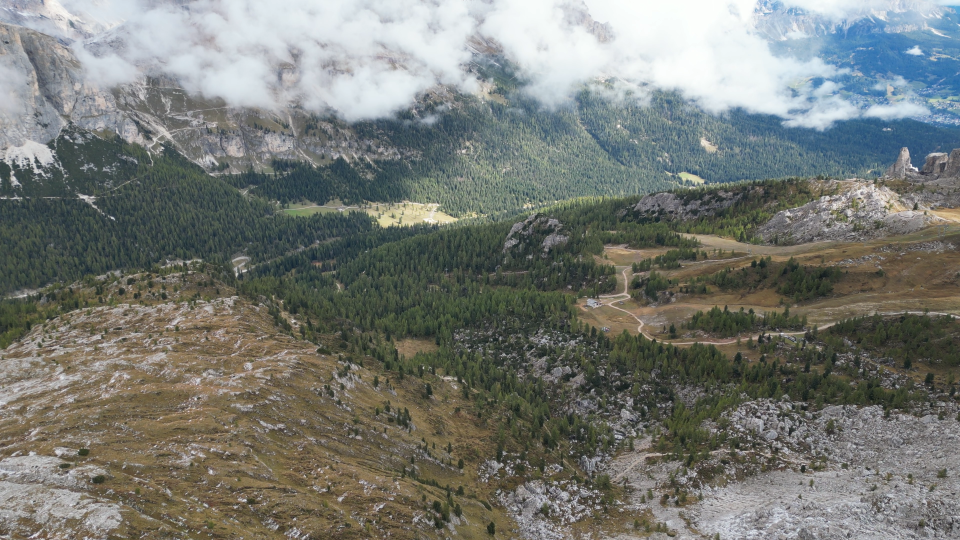
#> input picture input/test1.png, 1920 x 1080 px (shown at 1/2 size)
$ jupyter execute --allow-errors motion_model.ipynb
#> lines starting #> are read from the running program, lines starting #| are printed output that depends on the picture; after the words box and inside, x2 and y2 are one past the last pixel; in counts of white or black regions, pixels touching at a corner belong together; pictures that were not available may be replaced by others from this repository, and a replacement may not be noted
[cell 1]
import numpy as np
import matplotlib.pyplot as plt
import cv2

[cell 2]
im1_path, im2_path = "input/test1.png", "input/test2.png"

im1 = cv2.cvtColor(cv2.imread(im1_path), cv2.COLOR_BGR2RGB)
im2 = cv2.cvtColor(cv2.imread(im2_path), cv2.COLOR_BGR2RGB)
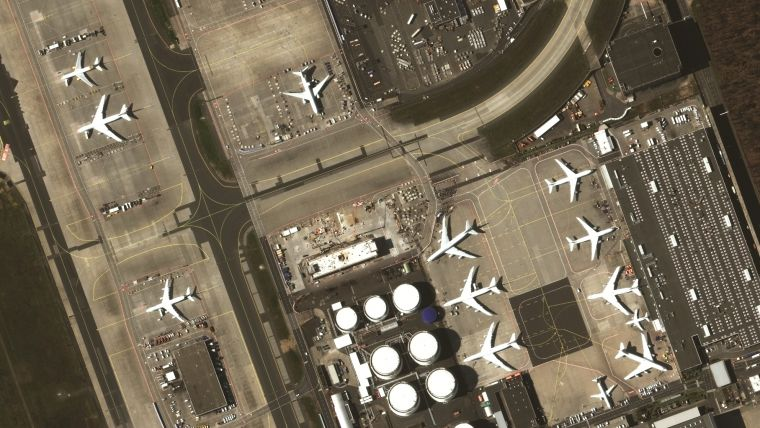
#> input picture input/im1.jpeg, 760 x 428 px, given in place of test2.png, which was not available


gray1 = cv2.cvtColor(im1, cv2.COLOR_RGB2GRAY)
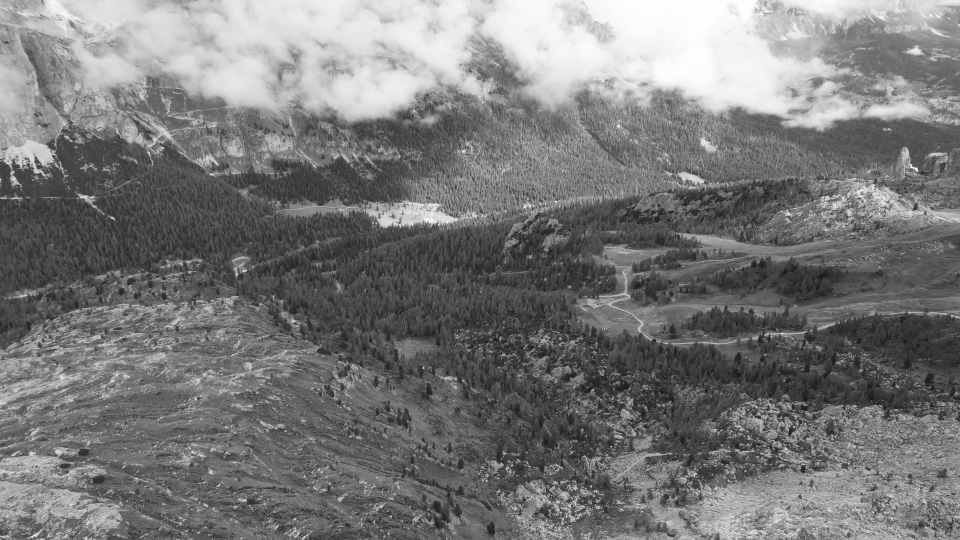
#> gray1: shape (1080, 1920) (shown at 1/2 size); min 15, max 255, mean 120.3
gray2 = cv2.cvtColor(im2, cv2.COLOR_RGB2GRAY)
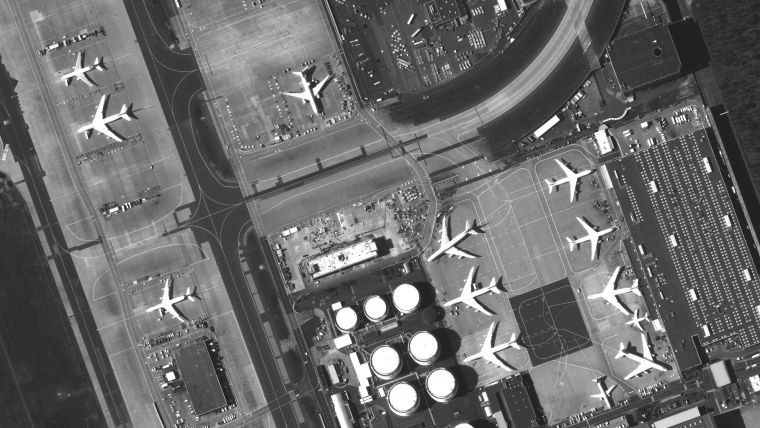
#> gray2: shape (428, 760); min 14, max 255, mean 106.1
sift = cv2.SIFT_create(nfeatures=2000)
keypoints1, descriptors1 = sift.detectAndCompute(gray1, None)
#> keypoints1 = 2000 keypoints; strongest (x, y, size): (1152, 882, 2.3), (846, 736, 2.5), (1222, 893, 2.2), (167, 924, 2)
keypoints2, descriptors2 = sift.detectAndCompute(gray2, None)
#> keypoints2 = 2000 keypoints; strongest (x, y, size): (406, 297, 16.3), (441, 384, 17.3), (375, 307, 13), (512, 40, 2.4)

# use bf matcher
bf = cv2.BFMatcher()
matches = bf.knnMatch(descriptors1, descriptors2, k=2)
#> matches = 2000 matches
good_matches = [m for m, n in matches if m.distance < 0.7 * n.distance]
#> good_matches = []

src_pts = np.float32([keypoints1[m.queryIdx].pt for m in good_matches]).reshape(-1, 2)
#> src_pts = empty array
dst_pts = np.float32([keypoints2[m.trainIdx].pt for m in good_matches]).reshape(-1, 2)
#> dst_pts = empty array
#> (the rest of this cell did not finish here and is left out)

[cell 3]
from time import time

class SmoothWarp:
    def __init__(self, im_size, nx=5, ny = 5, w_smooth=0.1, w_rot=0.1):
        self.imx = im_size[1]
        self.imy = im_size[0]
        self.nx = nx
        self.ny = ny
        self.w_smooth = w_smooth
        self.w_rot = w_rot
        self.transforms = np.zeros((ny, nx, 4))
        self.transforms[:, :, 0] = 1

    # [53 lines left out: function warp, not called in this run]

    def calculate_indices_weights(self, src):
        x = src[:, 0]
#> x = [0]
        y = src[:, 1]
#> y = [0]

        wx = x / self.imx * self.nx
#> wx = [0]
        wy = y / self.imy * self.ny
#> wy = [0]

        ix = np.clip(np.floor(wx).astype(int), 0, self.nx-2)
#> ix = [0]
        iy = np.clip(np.floor(wy).astype(int), 0, self.ny-2)
#> iy = [0]

        wx -= ix
        wy -= iy

        w00 = (1 - wx) * (1 - wy)
#> w00 = [1]
        w01 = wx * (1 - wy)
#> w01 = [0]
        w10 = (1 - wx) * wy
#> w10 = [0]
        w11 = wx * wy
#> w11 = [0]

        return ix, iy, w00, w01, w10, w11

    # [44 lines left out: function solve, not called in this run]


sw = SmoothWarp(gray2.shape, nx=8, ny=8, w_smooth=0.001, w_rot=0.1)
#> (the rest of this cell did not finish here and is left out)

#> (a cell that did not finish here is left out)

[cell 5]
sw.calculate_indices_weights(np.array([[0,0]]))
#> Out = ([0], [0], [1], [0], [0], [0])

[cell 6]
src = np.random.rand(1000, 2) * np.array([gray1.shape[1], gray1.shape[0]])
t = np.random.randn(4) * np.array([0.5,0.5,30,30]) + np.array([1, 0, 0, 0])
A = np.array([[t[0], t[1], t[2]], [-t[1], t[0], t[3]]])
dst = (A @ np.concatenate([src.T, np.ones((1, src.shape[0]))], axis=0)).T

[cell 7]
t

[cell 8]
N = src.shape[0]
Nh = sw.nx * sw.ny * 4
H = np.zeros((Nh, Nh))
v = np.zeros(Nh)
for n in range(N):
    ix, iy, w00, w01, w10, w11 = sw.calculate_indices_weights(src[n,:].reshape(1,2))
    w_block = np.array([w00, w01, w10, w11])
    # w_block = np.array([0.25,0.25,0.25,0.25]).reshape(4,1)
    ind0 = sw.nx * iy + ix
    ind1 = (4*np.array([ind0, ind0+1, ind0+sw.nx, ind0+sw.nx+1]) + np.arange(4)).flatten()
    x, y = src[n,0], src[n,1]
    J_block1 = np.stack([np.array([x, y, 1, 0]), np.array([y, -x, 0, 1])], axis=-1)
    J_block = np.kron(w_block, J_block1)
    r_block = dst[n, :]
    H_block = J_block @ J_block.T
    v_block = J_block @ r_block.T
    H[np.ix_(ind1, ind1)] += H_block
    v[ind1] += v_block
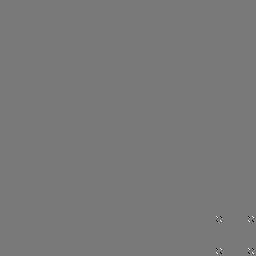
#> H: shape (256, 256) float64; min -7.71e+12, max 8.52e+12, mean 50390.6; drawn with min black and max white

J_reg = np.kron(np.array([1,-1]), np.eye(4))
H_reg = J_reg.T @ J_reg
for i in range(sw.nx):
    for j in range(sw.ny):
        ind0 = sw.nx * j + i
        if i > 0:
            ind1 = (4*np.array([ind0, ind0-1]).reshape(-1,1) + np.arange(4).reshape(1,-1)).flatten()
            H[np.ix_(ind1, ind1)] += sw.w_smooth * H_reg
        if j > 0:
            ind1 = (4*np.array([ind0, ind0-sw.nx]).reshape(-1,1) + np.arange(4).reshape(1,-1)).flatten()
            H[np.ix_(ind1, ind1)] += sw.w_smooth * H_reg
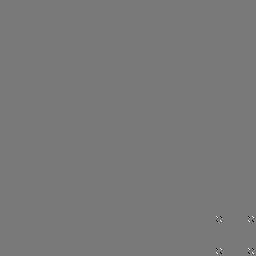
#> H: shape (256, 256) float64; 1.76% of pixels changed, all inside (x1, y1, x2, y2) = (0, 0, 256, 256); drawn with min black and max white


res = np.linalg.solve(H, v)

[cell 9]
res

[cell 10]
J_block1

[cell 11]
w_block.shape

[cell 12]
J_block

[cell 13]
ind1 = 4*np.array([ind0, ind0+1, ind0+sw.nx, ind0+sw.nx+1])

[cell 14]
a = np.array([1, 2, 3, 4])
w = np.array([0.1, 1, 10, 100])

np.kron(w,a).reshape(1,-1)

[cell 15]
np.array([ind0, ind0+1, ind0+sw.nx, ind0+sw.nx+1]).shape

[cell 16]
v_block

[cell 17]
H = np.zeros((5,5))
H[[0,2],[1,3]]=1
H

[cell 18]
w_block

#> (a cell that did not finish here is left out)

#> (a cell that did not finish here is left out)

[cell 21]
imx = gray2.shape[1]
imy = gray2.shape[0]

nx = 10
ny = 10

dnx = (nx-3)
dx = (imx-1)
dny = (ny-3)
dy = (imy-1)

x = np.linspace(-dx/dnx, dx + dx/dnx, nx)
y = np.linspace(-dy/dny, dy + dy/dny, ny)

xx, yy = np.meshgrid(x, y)
coords_in = np.stack([xx, yy], axis=-1)


xs = np.linspace(1, nx-2, imx, dtype = np.float32)
ys = np.linspace(1, ny-2, imy, dtype = np.float32)
xx, yy = np.meshgrid(xs, ys)
coords_out = cv2.remap(coords_in, xx, yy, interpolation=cv2.INTER_LINEAR)
print(coords_out[0,0,1],coords_out[-1,0,1])
#| 0.0 427.0
